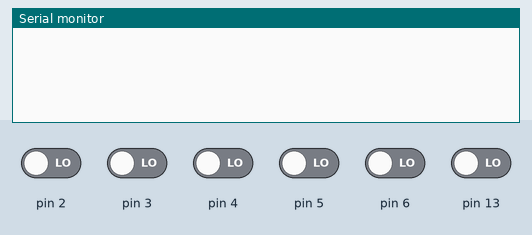
Recording of a sketch running on a simulated Arduino Uno, built with avr-gcc and run on an emulated ATmega328P. Shown: the last lines printed to the serial monitor. The test bench sets the inputs (shaded band); at power-on: pin 2–6, pin 13 LOW.

Above: at 1.2 s.
1.3 s: pin 13 driven HIGH
At 1.9 s:
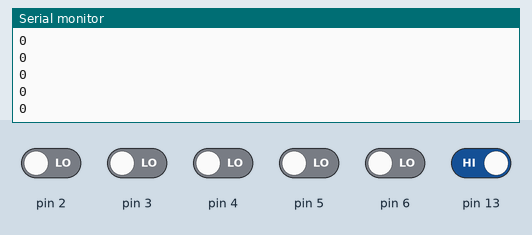
3.2 s: pin 2 driven HIGH
At 3.7 s:
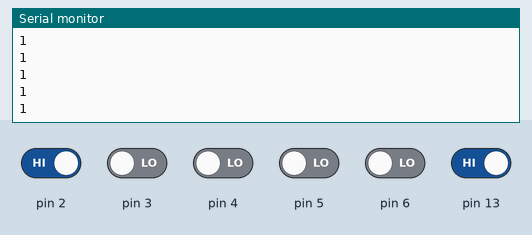
4.7 s: pin 3 driven HIGH
At 5.4 s:
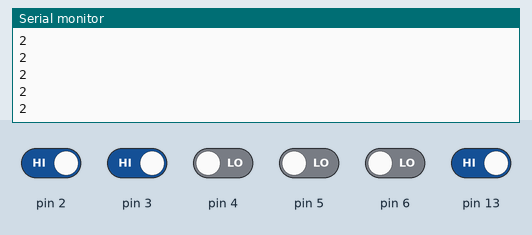
Timing chart, 0 to 7.7 s (numbered marks = the images above; inputs shaded):
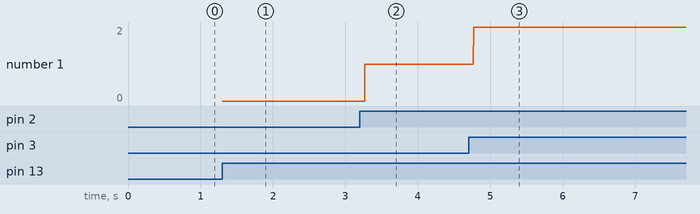

Measured:
- after the input at 1.3 s, the serial monitor: prints a new line at once (image 1)
- after the input at 3.2 s, the serial monitor: prints a new line after 0.07 s (image 2)
- after the input at 4.7 s, the serial monitor: prints a new line after 0.07 s (image 3)
- plotted number 1: 0 → 1 after the input at 3.2 s, 1 → 2 after the input at 4.7 s

The sketch:

SlaveH1.ino
```cpp
void setup()
{
  int i;
  for(i=2;i<7;i++)
    pinMode(i,INPUT);
  pinMode(13,INPUT);
  Serial.begin(9600);
}

void loop()
{
  int h1[5],i;
  int flag=digitalRead(13);
  if(flag)
  {
    for(i=0;i<5;i++)
      h1[i]=digitalRead(i+2);
    int h=h1[0]*16+h1[1]*8+h1[2]*4+h1[3]*2+h1[4];
    int hour1=(h/10)%10;
    Serial.println(hour1);
  }
}
```
